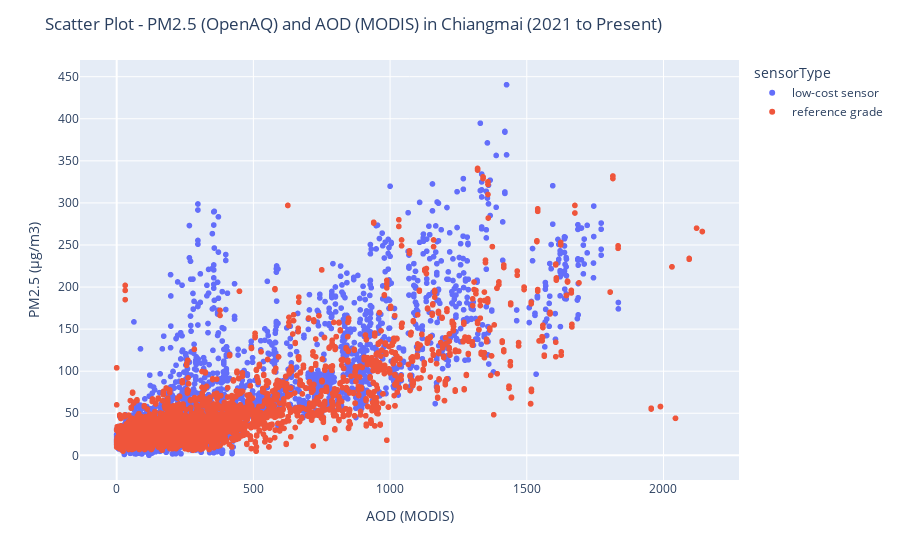

Source (notebook cell):
### Code cell
fig = px.scatter(df_pm25, x='aod_055', y='pm25', color='sensorType')
fig.update_layout(
    yaxis_title='PM2.5 (µg/m3)',
    xaxis_title='AOD (MODIS)',
    title='Scatter Plot - PM2.5 (OpenAQ) and AOD (MODIS) in Chiangmai (2021 to Present)')


fig.write_html(f'fig-scatter.html', div_id='scatter', full_html=False, include_plotlyjs=False)
fig

### Figure 1 — Plotly figure (JSON) as saved in the notebook; plotly's stock layout.template omitted (floating-point values rounded to 4 significant figures; data arrays with more than 128 entries replaced by an {"elided": "..."} marker saying what was removed)
{"data": [{"hovertemplate": "sensorType=low-cost sensor<br>aod_055=%{x}<br>pm25=%{y}<extra></extra>", "legendgroup": "low-cost sensor", "marker": {"color": "#636efa", "symbol": "circle"}, "mode": "markers", "name": "low-cost sensor", "showlegend": true, "type": "scattergl", "x": {"elided": "5116 int values"}, "xaxis": "x", "y": {"elided": "5116 float values"}, "yaxis": "y"}, {"hovertemplate": "sensorType=reference grade<br>aod_055=%{x}<br>pm25=%{y}<extra></extra>", "legendgroup": "reference grade", "marker": {"color": "#EF553B", "symbol": "circle"}, "mode": "markers", "name": "reference grade", "showlegend": true, "type": "scattergl", "x": {"elided": "4372 int values"}, "xaxis": "x", "y": {"elided": "4372 float values"}, "yaxis": "y"}], "layout": {"legend": {"title": {"text": "sensorType"}, "tracegroupgap": 0}, "margin": {"t": 60}, "title": {"text": "Scatter Plot - PM2.5 (OpenAQ) and AOD (MODIS) in Chiangmai (2021 to Present)"}, "xaxis": {"anchor": "y", "domain": [0, 1], "title": {"text": "AOD (MODIS)"}}, "yaxis": {"anchor": "x", "domain": [0, 1], "title": {"text": "PM2.5 (µg/m3)"}}}}
